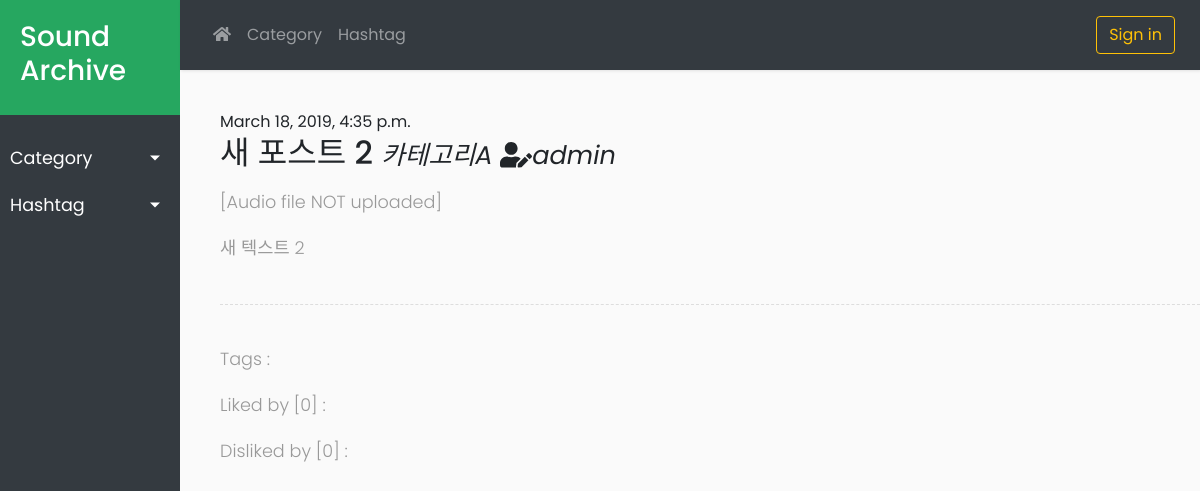
The page /post/8/ on the database its author committed.
### board/models.py (models this page shows, shortened)
class Post(models.Model):
    author = models.ForeignKey('auth.User', related_name='posts', on_delete=models.CASCADE)
    category = models.ForeignKey('board.Category', related_name='posts', default=0, on_delete=models.CASCADE)
    title = models.CharField(max_length=100)
    text = models.TextField()
    audio_file = models.FileField(blank=True, upload_to=upload_audio)
    created_date = models.DateTimeField(default=timezone.localtime)
    published_date = models.DateTimeField(blank=True, null=True)
    like = models.IntegerField(default=0)
    dislike = models.IntegerField(default=0)
    like_list = models.TextField(blank=True)
    dislike_list = models.TextField(blank=True)
    tag_list = models.TextField(blank=True)

class Category(models.Model):
    name = models.CharField(max_length=100)
    post_count = models.IntegerField(default=0)
    def __str__(self):
        return self.name

### board/views.py (the view)
# urls.py: path('post/<int:pk>/', views.post_detail, name='post_detail'),
def post_detail(request, pk):
    categories = Category.objects.all().order_by('id')
    tags = Tag.objects.all().order_by('id')
    post = get_object_or_404(Post, pk=pk)
    return render(request, 'board/post_detail.html', {
            'post': post, 'tags': tags, 'categories': categories})

### board/templates/board/post_detail.html (shortened to what this page needs)
{% extends 'board/base2.html' %}
{% block sidebar %}
    <li>
        <a href="#catSubmenu" data-toggle="collapse" aria-expanded="false" class="dropdown-toggle">Category</a>
    </li>
    <li>
        <a href="#tagSubmenu" data-toggle="collapse" aria-expanded="false" class="dropdown-toggle">Hashtag</a>
    </li>
{% endblock %}
{% block topnav %}
    <li class="nav-item dropdown">
        <a class="nav-link dropdown-toggle-split" href="#" id="dropdown1" data-toggle="dropdown" aria-haspopup="true" aria-expanded="false">Category</a>
    </li>
    <li class="nav-item dropdown">
        <a class="nav-link dropdown-toggle-split" href="#" id="dropdown2" data-toggle="dropdown" aria-haspopup="true" aria-expanded="false">Hashtag</a>
    </li>
{% endblock %}
{% block content %}
    <div class="post">
        <div class="date">
            {{ post.created_date }}
        </div>
        <h2>
            {{ post.title }}
            <small><i>{{ post.category }}  <i class="fas fa-user-edit"></i>{{ post.author }}</i></small>
        </h2>
        <p>
        {% if post.audio_file %}
            <audio controls style="width:100%; max-width:600px">
                <source src="{{ post.audio_file.url }}">
            </audio>
        {% else %}
            <p>[Audio file NOT uploaded]</p>
        {% endif %}
        </p>
        <p>{{ post.text|linebreaksbr }}</p>
        <div class="line"></div>
        <p>Tags : {{ post.tag_list }}</p>
        <p>Liked by [{{ post.like }}] : {{ post.like_list }}</p>
        <p>Disliked by [{{ post.dislike }}] : {{ post.dislike_list }}</p>
    </div>
{% endblock %}

### board/static/css/board2.css (style rules this page uses)
body { font-family: 'Poppins', sans-serif; background: #fafafa; }
p { font-family: 'Poppins', sans-serif; font-size: 1.1em; font-weight: 300; line-height: 1.7em; color: #999; }
a, a:hover, a:focus { color: inherit; text-decoration: none; transition: all 0.3s; }
.line { width: 100%; height: 1px; border-bottom: 1px dashed #ddd; margin: 40px 0; }
#sidebar ul li a { padding: 10px; font-size: 1.1em; display: block; }
a[data-toggle="collapse"] { position: relative; }
.dropdown-toggle::after { display: block; position: absolute; top: 50%; right: 20px; transform: translateY(-50%); }
#content .post { padding-left: 40px; }

### rows shown on the page
Post: created_date "March 18, 2019, 4:35 p.m.", title "새 포스트 2", category "카테고리A", author "admin", text "새 텍스트 2", like "0", dislike "0"
